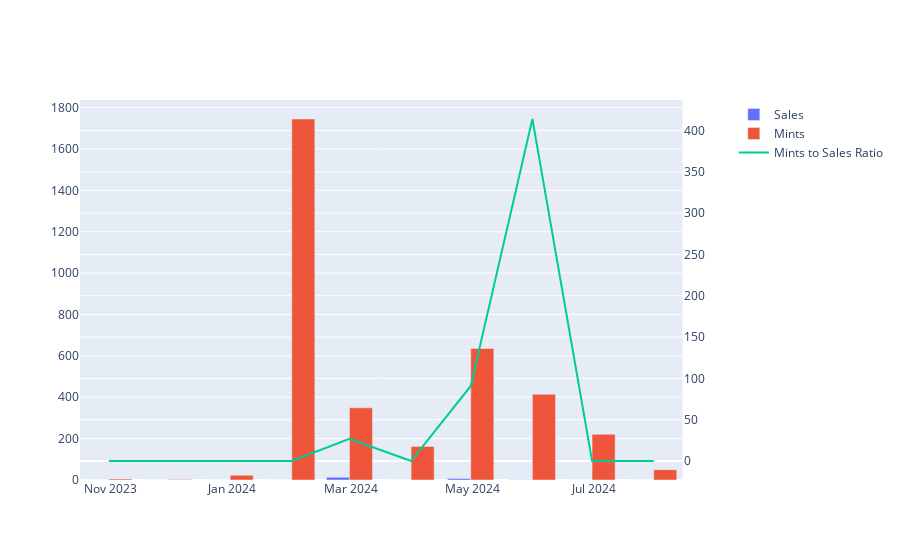

The notebook cell saved with this chart:
### Code cell
mint_to_sales_fig = make_subplots(specs=[[{"secondary_y": True}]])

# Add bar chart for sales
mint_to_sales_fig.add_trace(
    go.Bar(
        x=monthly_mints.index,
        y=monthly_mints['sales'],
        name='Sales'
    ),
    secondary_y=False
)

mint_to_sales_fig.add_trace(
    go.Bar(
        x=monthly_mints.index,
        y=monthly_mints['mints'],
        name='Mints'
    ),
    secondary_y=False
)

# Add line chart for cumulative sales
mint_to_sales_fig.add_trace(
    go.Scatter(
        x=monthly_mints.index,
        y=monthly_mints['mint_to_sales_ratio'],
        name='Mints to Sales Ratio',
        mode='lines'
    ),
    secondary_y=True
)

mint_to_sales_fig.show()

### Figure 1 — Plotly figure (JSON) as saved in the notebook; plotly's stock layout.template omitted (floating-point values rounded to 4 significant figures)
{"data": [{"name": "Sales", "type": "bar", "x": ["2023-10-31T00:00:00", "2023-11-30T00:00:00", "2023-12-31T00:00:00", "2024-01-31T00:00:00", "2024-02-29T00:00:00", "2024-03-31T00:00:00", "2024-04-30T00:00:00", "2024-05-31T00:00:00", "2024-06-30T00:00:00", "2024-07-31T00:00:00"], "xaxis": "x", "y": [0, 0, 0, 0, 13, 0, 7, 1, 0, 0], "yaxis": "y"}, {"name": "Mints", "type": "bar", "x": ["2023-10-31T00:00:00", "2023-11-30T00:00:00", "2023-12-31T00:00:00", "2024-01-31T00:00:00", "2024-02-29T00:00:00", "2024-03-31T00:00:00", "2024-04-30T00:00:00", "2024-05-31T00:00:00", "2024-06-30T00:00:00", "2024-07-31T00:00:00"], "xaxis": "x", "y": [5, 2, 23, 1745, 349, 162, 636, 414, 221, 50], "yaxis": "y"}, {"mode": "lines", "name": "Mints to Sales Ratio", "type": "scatter", "x": ["2023-10-31T00:00:00", "2023-11-30T00:00:00", "2023-12-31T00:00:00", "2024-01-31T00:00:00", "2024-02-29T00:00:00", "2024-03-31T00:00:00", "2024-04-30T00:00:00", "2024-05-31T00:00:00", "2024-06-30T00:00:00", "2024-07-31T00:00:00"], "xaxis": "x", "y": [0, 0, 0, 0, 26.85, 0, 90.86, 414, 0, 0], "yaxis": "y2"}], "layout": {"autosize": true, "xaxis": {"anchor": "y", "autorange": true, "domain": [0, 0.94], "range": ["2023-10-16 12:00", "2024-08-14 12:00"], "type": "date"}, "yaxis": {"anchor": "x", "autorange": true, "domain": [0, 1], "range": [0, 1837.0], "type": "linear"}, "yaxis2": {"anchor": "x", "autorange": true, "overlaying": "y", "range": [-23, 437], "side": "right", "type": "linear"}}}
